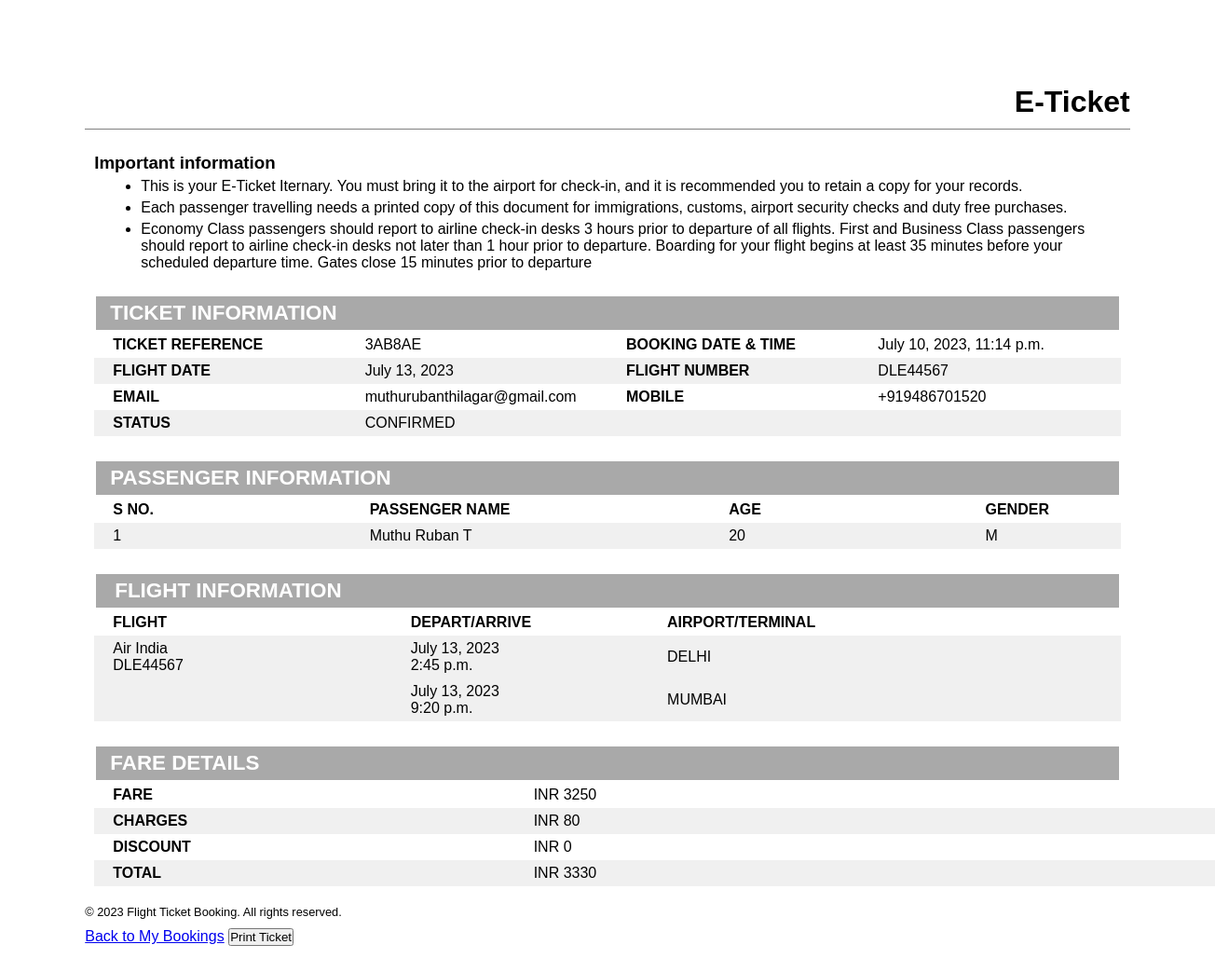
The page /booking/1/view_ticket/ on the database its author committed.
### mainapp/models.py (models this page shows)
class Tickets(models.Model):
    user = models.ForeignKey(User, on_delete=models.CASCADE)
    ref_no = models.CharField(unique=True, max_length=8)
    flight = models.ForeignKey(Flight, on_delete=models.CASCADE)
    passenger = models.CharField(max_length=50)
    p_phone = models.CharField(max_length=15)
    p_mail = models.CharField(max_length=100)
    age = models.IntegerField()
    sex = models.CharField(max_length=6, default=None)
    booking_date_time = models.DateTimeField(auto_now=True)
    seat_number = models.IntegerField()
    fare_charges = models.PositiveIntegerField()
    status = models.CharField(default='PENDING', max_length=20)

class Flight(models.Model):
    flight_number = models.CharField(max_length=10)
    airline = models.CharField(max_length=30)
    departure_city = models.ForeignKey(Airports, on_delete=models.SET_NULL, blank=True, null=True,
                                       related_name="departure")
    arrival_city = models.ForeignKey(Airports, on_delete=models.SET_NULL, blank=True, null=True, related_name="arrival")
    departure_date = models.DateField()
    departure_time = models.TimeField()
    arrival_date = models.DateField()
    arrival_time = models.TimeField()
    seats_count = models.IntegerField(default=60)
    fare = models.PositiveIntegerField()

class Airports(models.Model):
    airport_name = models.CharField(max_length=20)
    def __str__(self):
        return self.airport_name

### mainapp/views.py (the view)
# urls.py: path('booking/<int:booking_id>/view_ticket/',views.view_ticket, name='view_ticket'),
def view_ticket(request, booking_id):
    booking = Tickets.objects.get(id=booking_id)
    return render(request, 'view_ticket.html', {'booking': booking})

### mainapp/templates/view_ticket.html (shortened to what this page needs)
{% block content %}
<nav>
    <div class="col header" style="width: 50%;">
        <span style="margin: auto 0 auto auto;">E-Ticket</span>
    </div>
</nav>
<hr style="height: 1px; border: 0; background-color: grey;" noshade>
<main style="padding: 10px;">
    <div style="margin: 15px auto;">
        <h3>Important information</h3>
        <ul style="padding-left: 50px;">
            <li>
                This is your E-Ticket Iternary. You must bring it to the airport for check-in, and it is recommended you
                to retain a copy for your records.
            </li>
            <li>
                Each passenger travelling needs a printed copy of this document for immigrations, customs, airport
                security checks and duty free purchases.
            </li>
            <li>
                Economy Class passengers should report to airline check-in desks 3 hours prior to departure of all
                flights. First and Business Class passengers should report to airline check-in desks not later than 1
                hour prior to departure. Boarding for your flight begins at least 35 minutes before your scheduled
                departure time. Gates close 15 minutes prior to departure
            </li>
        </ul>
    </div>
    <div class="table-div">
        <table class="table">
            <tr class="tr-caption">
                <td style="width: 100%;">TICKET INFORMATION</td>
            </tr>
        </table>
        <table cellspacing='0'>
            <tr class="tr-odd">
                <th>TICKET REFERENCE</th>
                <td>{{ booking.ref_no }}</td>
                <th>BOOKING DATE & TIME</th>
                <td>{{ booking.booking_date_time }}<br></td>
            </tr>
            <tr class="tr-even">
                <th>FLIGHT DATE</th>
                <td>{{ booking.flight.departure_date }}</td>
                <th>FLIGHT NUMBER</th>
                <td>{{ booking.flight.flight_number }}</td>
            </tr>
            <tr class="tr-odd">
                <th>EMAIL</th>
                <td>{{ booking.p_mail }}</td>
                <th>MOBILE</th>
                <td>{{ booking.p_phone }}</td>
            </tr>
            <tr class="tr-even">
                <th>STATUS</th>
                <td>{{ booking.status }}</td>
                <th></th>
                <td></td>
            </tr>
        </table>
        <table class="table">
            <tr class="tr-caption">
                <td style="width: 100%;">PASSENGER INFORMATION</td>
            </tr>
        </table>
        <table cellspacing='0'>
            <tr class="tr-odd">
                <th>S NO.</th>
                <th>PASSENGER NAME</th>
                <th>AGE</th>
                <th>GENDER</th>
            </tr>
            <tr class="tr-even">
                <td style="width: 20%; padding-left: 20px;">1</td>
                <td style="width: 35%; padding-left: 20px;">{{booking.passenger}}</td>
                <td style="width: 20%; padding-left: 20px;">{{booking.age}}</td>
                <td style="width: 25%; padding-left: 20px;">{{booking.sex}}</td>
            </tr>
        </table>
        <table class="table">
            <tr class="tr-caption">
                <td style="width: 100%; padding-left: 20px;">FLIGHT INFORMATION</td>
            </tr>
        </table>
        <table cellspacing='0'>
            <tr class="tr-odd">
                <th>FLIGHT</th>
                <th>DEPART/ARRIVE</th>
                <th>AIRPORT/TERMINAL</th>
            </tr>
            <tr class="tr-even">
                <td style="width: 29%; padding-left: 20px;">{{booking.flight.airline}}<br>{{booking.flight.flight_number}}
                </td>
                <td style="width: 22%; padding-left: 20px;">{{booking.flight.departure_date}}<br>{{booking.flight.departure_time}}
                </td>
                <td style="width: 49%; padding-left: 20px;">{{booking.flight.departure_city|upper}}</td>
            </tr>
            <tr class="tr-even">
                <td style="width: 29%; padding-left: 20px;"></td>
                <td style="width: 22%; padding-left: 20px;">{{booking.flight.arrival_date}}<br>{{booking.flight.arrival_time}}
                </td>
                <td style="width: 49%; padding-left: 20px;">{{booking.flight.arrival_city|upper}}</td>
            </tr>
        </table>
        <table class="table">
            <tr class="tr-caption">
                <td style="width: 100%;">FARE DETAILS</td>
            </tr>
        </table>
        <table cellspacing='0' style="width: 100vw;">
            <tr class="tr-odd">
                <th style="width: 35%;">FARE</th>
                <td style="width: 65%;">INR {{booking.flight.fare}}</td>
            </tr>
            <tr class="tr-even">
                <th style="width: 35%;">CHARGES</th>
                <td style="width: 65%;">INR 80</td>
            </tr>
            <tr class="tr-odd">
                <th style="width: 35%;">DISCOUNT</th>
                <td style="width: 65%;">INR 0</td>
            </tr>
            <tr class="tr-even">
                <th style="width: 35%;">TOTAL</th>
                <td style="width: 65%;">INR {{booking.fare_charges}}</td>
            </tr>
        </table>
    </div>
</main>
<p style="margin: 10px 0; font-size: .8em;">&#169; 2023 Flight Ticket Booking. All rights reserved.</p>
<div class="mt-4">
    <a href="{% url 'my_bookings' %}" class="btn btn-primary" id="back-btn">Back to My Bookings</a>
    <button class="btn btn-secondary" onclick="printTicket()" id="print-btn">Print Ticket</button>
</div>
{% endblock %}

### mainapp/templates/view_ticket.html (style rules this page uses)
* { padding: 0; margin: 0; font-family: sans-serif; }
nav { display: flex; justify-content: space-between; margin-bottom: 10px; }
.header { text-align: right; font-size: 2em; font-weight: 600; }
li { margin-top: 5px; margin-bottom: 5px; }
.col { -ms-flex-preferred-size:0; flex-basis:0; -ms-flex-positive:1; flex-grow:1; max-width:100% }
table { margin-top: 0; width: 100%; }
.table { margin-top: 25px; }
tr { width: 100%; }
th { width: 25%; text-align: left; padding: 5px 20px; }
td { width: 25%; text-align: left; padding: 5px 15px; }
.tr-caption { text-align: left; background-color: #a9a9a9; color: white; padding: 0; font-weight: bold; width: 100%; font-size: 1.4em; }
.tr-even { background-color: #f0f0f0; }
.tr-odd { background-color: white; }

### rows shown on the page
Tickets: ref_no "3AB8AE", booking_date_time "July 10, 2023, 11:14 p.m.", flight.departure_date "July 13, 2023", flight.flight_number "DLE44567", p_mail "muthurubanthilagar@gmail.com", p_phone "+919486701520", status "CONFIRMED", passenger "Muthu Ruban T", age "20", sex "M", flight.airline "Air India", flight.departure_time "2:45 p.m.", flight.departure_city "DELHI", flight.arrival_date "July 13, 2023", flight.arrival_time "9:20 p.m.", flight.arrival_city "MUMBAI", flight.fare "3250", fare_charges "3330"
